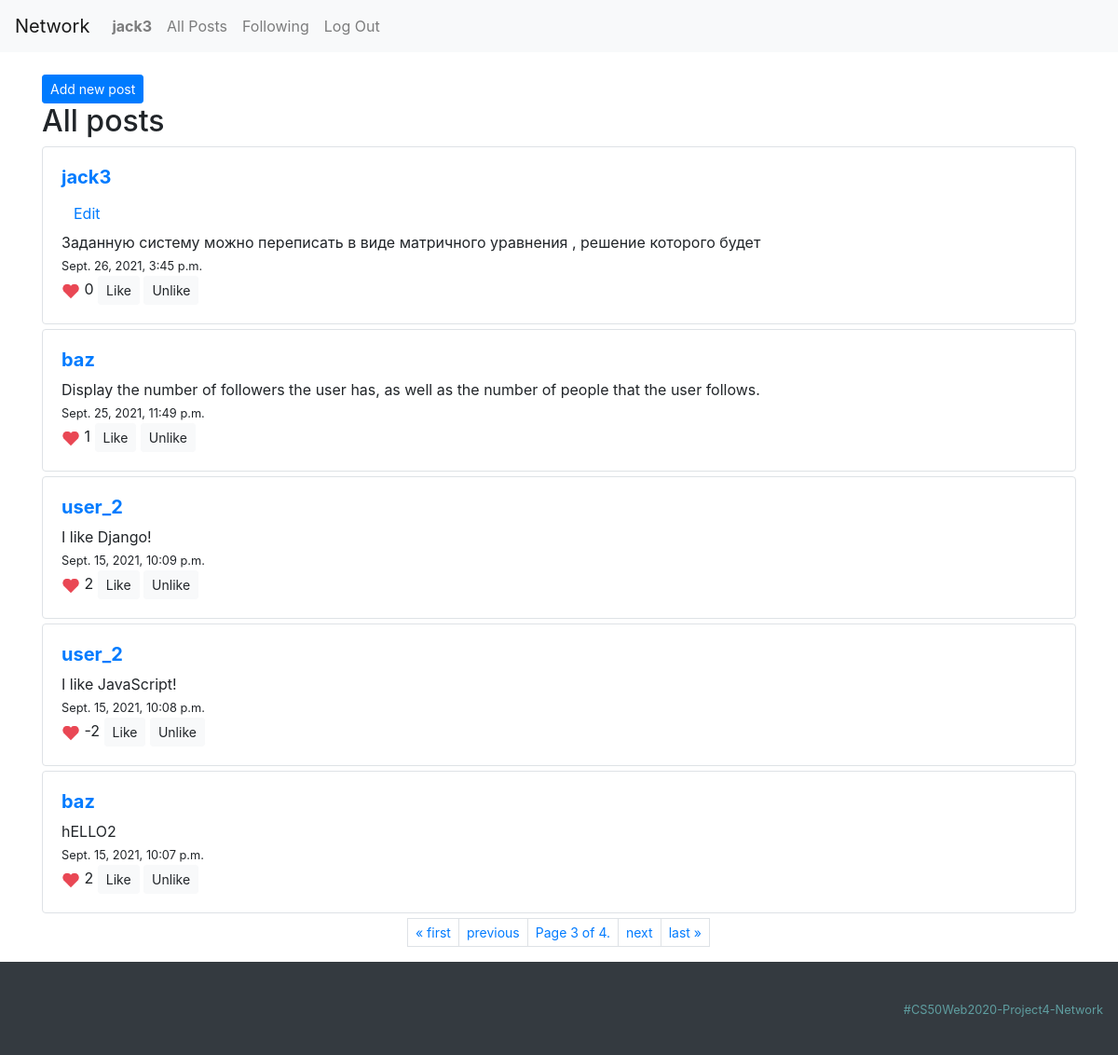
The app's page /?page=3 (signed in) with its own data.
### network/models.py (models this page shows, shortened)
class User(AbstractUser):
    followers = models.ManyToManyField("self", blank=True, symmetrical=False, related_name="follow")
    def __str__(self):
        return f"{self.username}"

class Post(models.Model):
    user = models.ForeignKey(User, on_delete=models.CASCADE)
    post = models.CharField(max_length=300)
    created = models.DateTimeField(auto_now_add=True, blank=True)
    likes = models.ManyToManyField(User, blank=True, related_name="likepost")
    unlikes = models.ManyToManyField(User, blank=True, related_name="unlikepost")
    def likes_counter(self):
        return self.likes.all().count() - self.unlikes.all().count()

### network/views.py (the view)
# urls.py: path("", views.index, name="index"),
def index(request):
    posts_list = Post.objects.all().order_by("-created")
    paginator = Paginator(posts_list, 5) # Show 5 contacts per page.
    page_number = request.GET.get('page')
    posts = paginator.get_page(page_number)
    return render(request, "network/index.html", {
        "posts": posts,
        "header": "All posts"
    })

### network/templates/network/index.html (shortened to what this page needs)
{% extends "network/layout.html" %}
{% block body %}
{% load static %}
{% if user.is_authenticated %}
<br>
<button id="btn_add_new_post" class="btn btn-primary btn-sm" type="button" name="button" onclick="addNewPost()">Add new post</button>
{% include 'network/posts.html' %}
{% endif %}
{% endblock %}

### network/templates/network/layout.html (shortened to what this page needs)
{% load static %}
<!DOCTYPE html>
<html lang="en">
    <head>
        <link rel="stylesheet" href="https://stackpath.bootstrapcdn.com/bootstrap/4.4.1/css/bootstrap.min.css">
        <link rel="stylesheet" href="{% static 'network/styles.css' %}">
    </head>
    <body>
        <nav class="navbar navbar-expand-lg navbar-light bg-light">
            <a class="navbar-brand" href="{% url 'index' %}">Network</a>
            <div>
              <ul class="navbar-nav mr-auto">
                {% if user.is_authenticated %}
                    <li class="nav-item">
                        <a class="nav-link" href="profile/{{ user.username }}"><strong>{{ user.username }}</strong></a>
                    </li>
                {% endif %}
                <li class="nav-item">
                  <a class="nav-link" href="{% url 'index' %}">All Posts</a>
                </li>
                {% if user.is_authenticated %}
                    <li class="nav-item">
                        <a class="nav-link" href="{% url 'following' %}">Following</a>
                    </li>
                    <li class="nav-item">
                        <a class="nav-link" href="{% url 'logout' %}">Log Out</a>
                    </li>
                {% endif %}
              </ul>
            </div>
          </nav>
        <div class="container">
            {% block body %}
            {% endblock %}
        </div>
        <nav class="navbar navbar-expand-lg navbar-light bg-dark">
            <div class="footer"><small style="color: cadetblue">#CS50Web2020-Project4-Network</small
            </div>
        </nav>
    </body>
</html>

### network/templates/network/posts.html
{% load static %}
<div id="posts-view" class="">
  <h2>{{header}}</h2>
  {% for post in posts %}
    <div id="{{ post.id }}" class="border rounded">
      <a href="{% url 'profile' post.user %}">
      <h5><strong>{{ post.user }}</strong></h5></a>
        {% if user.id == post.user.id %}
          <button class="btn btn-link" type="button" onClick="editPost({{post.id}})">Edit</button>
        {% endif %}
      <div id="post{{ post.id }}-text">{{ post.post }}</div>
      <span><small>{{ post.created }}</small></span><br>
      <img src="{% static 'network/img/Instagram-Like-Icon-72x72.png' %}" width="20px">
      <span id="likes-counter-{{post.id}}">{{ post.likes_counter }}</span>
      <button id="like" class="btn btn-light btn-sm" onClick="vote(this, {{user.id}}, x='like')">Like</button>
      <button id="unlike" class="btn btn-light btn-sm" onClick="vote(this, {{user.id}}, x='unlike')">Unlike</button>
    </div>
  {% endfor %}
  {% include 'network/pagination.html' %}
  </div>

### network/static/network/styles.css (style rules this page uses)
.border { padding: 20px; margin-top: 5px; margin-bottom: 5px; }
.footer { padding: 30px 0; right: 0px; top: 50%; width: 100%; height: 100%; text-align: right; }

### records on screen
User: username "jack3"
Post: user "jack3", post "Заданную систему можно переписать в виде матричного уравнения , решение которого будет", created "Sept. 26, 2021, 3:45 p.m.", likes_counter "0"
Post: user "baz", post "Display the number of followers the user has, as well as the number of people that the user follows.", created "Sept. 25, 2021, 11:49 p.m.", likes_counter "1"
Post: user "user_2", post "I like Django!", created "Sept. 15, 2021, 10:09 p.m.", likes_counter "2"
Post: user "user_2", post "I like JavaScript!", created "Sept. 15, 2021, 10:08 p.m.", likes_counter "-2"
Post: user "baz", post "hELLO2", created "Sept. 15, 2021, 10:07 p.m.", likes_counter "2"

### other values on screen
{{ header }} "All posts"
{{ posts.number }} "3"
{{ posts.paginator.num_pages }} "4"
